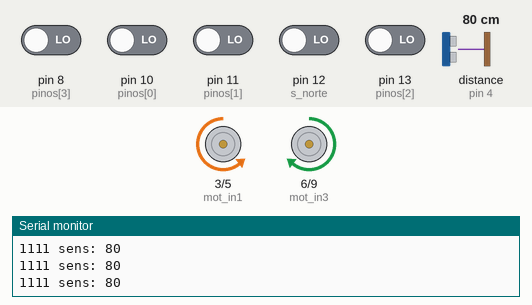
Bench run of a sketch on a simulated Arduino Uno, built with avr-gcc and run on an emulated ATmega328P. Shown: motor-driver pin pairs drawn as motors (green arrow = first pin HIGH = forward, orange = second pin HIGH = backward, longer = more drive), the last lines printed to the serial monitor. The test bench sets the inputs (shaded band); at power-on: pin 8 (pinos[3]), pin 10 (pinos[0]), pin 11 (pinos[1]), pin 12 (s_norte), pin 13 (pinos[2]) LOW, distance to the obstacle (sensor on pin 4) 80 cm. The echo pulse lasts 58.3 µs per cm.

Above: at 1.2 s.
1.3 s: pin 8 (pinos[3]) driven HIGH and pin 10 (pinos[0]) driven HIGH
At 2.2 s:
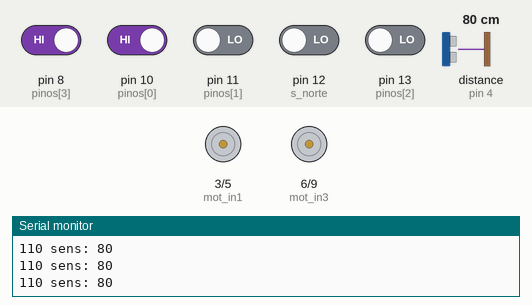
2.9 s: pin 13 (pinos[2]) driven HIGH
At 3.6 s:
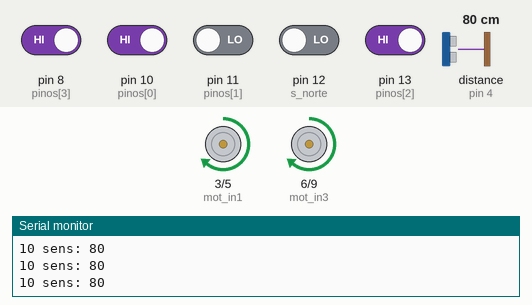
4.4 s: pin 11 (pinos[1]) driven HIGH
At 5.8 s:
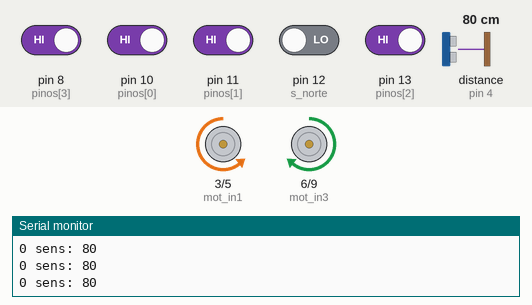
7.4 s: pin 13 (pinos[2]) driven LOW
At 8.0 s:
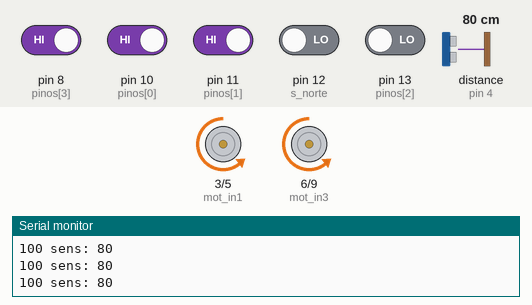
8.9 s: pin 8 (pinos[3]) driven LOW
At 10.1 s:
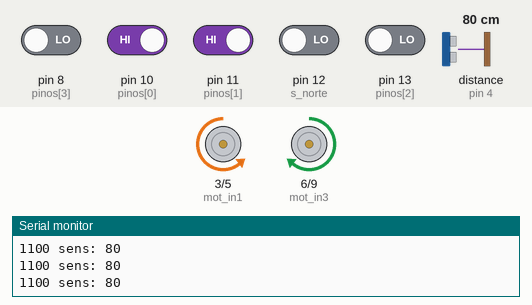
10.4 s: pin 8 (pinos[3]) driven HIGH
At 11.1 s:
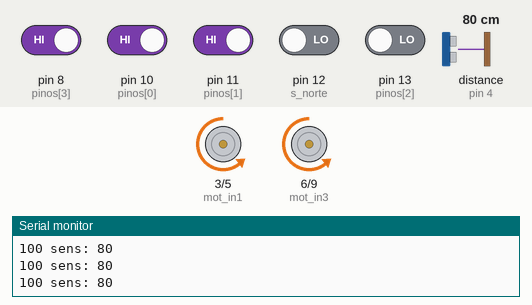
Timing chart, 0 to 13.4 s (numbered marks = the images above; inputs shaded):
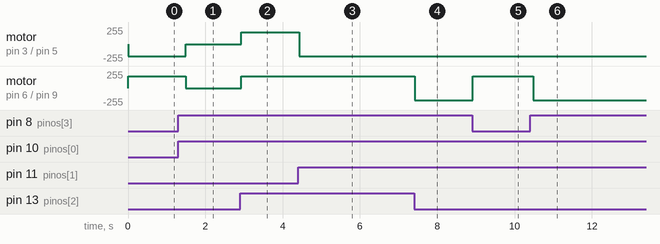

Measured:
- after the input at 1.3 s, motor on pin 3 (mot_in1) / pin 5 (mot_in2): backward 180/255 → stopped after 0.19 s; motor on pin 6 (mot_in3) / pin 9 (mot_in4): forward 180/255 → stopped after 0.19 s
- after the input at 2.9 s, motor on pin 3 (mot_in1) / pin 5 (mot_in2), motor on pin 6 (mot_in3) / pin 9 (mot_in4): stopped → forward 180/255 at once
- after the input at 4.4 s, motor on pin 3 (mot_in1) / pin 5 (mot_in2): forward 180/255 → backward 180/255 at once
- after the input at 7.4 s, motor on pin 6 (mot_in3) / pin 9 (mot_in4): forward 180/255 → backward 180/255 at once
- after the input at 8.9 s, motor on pin 6 (mot_in3) / pin 9 (mot_in4): backward 180/255 → forward 180/255 at once
- after the input at 10.4 s, motor on pin 6 (mot_in3) / pin 9 (mot_in4): forward 180/255 → backward 180/255 after 0.08 s

The sketch:

4_sensores_sem_verde.ino
```cpp
#include <Ultrasonic.h> //Incluindo a biblioteca do ultrasonic de erik simoes

// Definindo as portas dos sensores e da portas H
#define s_oeste 8     // cinza, OUT1
#define s_noroeste 13 // branco, OUT2
#define s_norte 12    // verde, OUT4
#define s_nordeste 11 // roxo, OUT3
#define s_leste 10    // verde, OUT5

// Motor 2 = esquerda; Motor 1 = direita
#define mot_in1 3 // amarelo, direita, tras
#define mot_in2 5 // branco, direita, frente
#define mot_in3 6 // laranja, esquerda, frente
#define mot_in4 9 // preto, esquerda, tras

// Usando array para colocar todos os pinos, coloquei os sensores em uma certa posição por causa do BitSwift em baixo
const int pinos[] = {10, 11, 13, 8, 12, 9, 6, 3, 5};

const int j = 180;       // PWM usado para a velocidade, min == 0 e max == 255
Ultrasonic sensor(7, 4); // trig == 7; echo == 4 | trig = amarel e ech = marrm

void setup()
{
  // Colocando os sensores como INPUT, e o resto como OUTPUT, tudo isso pelo array
  for (int i = 0; i < 5; i++)
    pinMode(pinos[i], INPUT);
  for (int i = 5; i < 9; i++)
    pinMode(pinos[i], OUTPUT);
  Serial.begin(9600);
}

// Inicio das funções, para cada caso, totalizando 6 funções diferente
void mot1_anti(int velo) // Função para o motor da esquerda girar no sentido anti horario com a velocidade variavel
{
  analogWrite(mot_in4, velo);
  analogWrite(mot_in3, 0);
}
void mot1_hor(int velo) // Função para o motor da esquerda girar no sentido horario com a velocidade variavel
{
  analogWrite(mot_in4, 0);
  analogWrite(mot_in3, velo);
}
void mot1_par() // Função para o motor da esquerda ficar parado
{
  analogWrite(mot_in4, 0);
  analogWrite(mot_in3, 0);
}

void mot2_anti(int velo) // Função para o motor da direita girar no sentido anti horario com a velocidade variavel
{
  analogWrite(mot_in2, 0);
  analogWrite(mot_in1, velo);
}
void mot2_hor(int velo) // Função para o motor da direita girar no sentido horario com a velocidade variavel
{
  analogWrite(mot_in2, velo);
  analogWrite(mot_in1, 0);
}
void mot2_par() // Função para o motor da direita ficar parado
{
  analogWrite(mot_in1, 0);
  analogWrite(mot_in2, 0);
}

void desv_d(int velo) // Função para o robo desviar pela direita o obstaculo
{
  mot1_par();
  mot2_par();
  delay(200);
  mot1_hor(velo);
  mot2_anti(velo);
  delay(800);
  // while(digitalRead(s_norte) == 1){
  mot1_hor(velo);
  mot2_hor(velo);
  delay(2100);
  mot1_anti(velo);
  mot2_hor(velo);
  delay(800);
  mot1_hor(velo);
  mot2_hor(velo);
  delay(2000);
  mot1_anti(velo);
  mot2_hor(velo);
  delay(800);
  //}
}

void loop()
{
  // Essa parte é o bitSwift, criar uma variavel leitura do tipo byte, porem a gente so usa os bits dessa varaivel, a quantidade de bits depende de quantos sensores estao usando
  byte leitura = 0; // Definir sempre 0 quando definir algo como o for abaixo
  for (int i = 0; i < 4; i++)
    leitura |= digitalRead(pinos[i]) << i; // Colocando as entrada da tabela da verdade usando um bitshift automatico, o valor do i depende dos sensores
  leitura = (~leitura) & (0b00001111);     // Colocando um inversor para que funcione com a tabela da verdade, pq o sensor dectectar no branco, AND uma mascara para ir so os bits que eu quero
  Serial.print(leitura, BIN);
  Serial.print(" sens: ");
  Serial.println(sensor.read());

  if (sensor.read() <= 18)
  { // Se o sensor dectar que esta 18cm de distancia ativa a função de desviar
    // desv_d(j);
  }

  // Condições que usa a melhor situação dos sensores, o bit mais da direita é o s_leste e o bit mais na esquerda é o s_oeste
  // Algumas tem if com OR por conta que eles fazem a mesma coisa na condição.
  // Condição de 0011 ou 1100: é o algoritimo de 90 graus, pensando que so vai ativar no 90
  if (leitura == 0b0000) // Condição 1
  {
    mot1_hor(j);
    mot2_hor(j);
  }
  else if ((leitura == 0b0010) /*| (leitura == 0b0001)*/) // Condição 2
  {
    mot1_hor(j);
    mot2_anti(j);
  }
  else if (leitura == 0b0011) // Condição 4
  {
    mot1_hor(j);
    mot2_hor(j);
    delay(200);
    while (digitalRead(s_norte) == 1)
    {
      mot1_hor(j);
      mot2_anti(j);
    }
    delay(100);
  }
  else if ((leitura == 0b0100) /*| (leitura == 0b1000)*/) // Condição 5
  {
    mot1_anti(j);
    mot2_hor(j);
  }
  else if ((leitura == 0b0110) | (leitura == 0b1001)) // Condição 6
  {
    mot1_par();
    mot2_par();
    delay(100);
  }
  else if (leitura == 0b1100) // Condição 7
  {
    mot1_hor(j);
    mot2_hor(j);
    delay(200);
    while (digitalRead(s_norte) == 1)
    {
      mot1_anti(j);
      mot2_hor(j);
    }
    delay(100);
  }
  else if (leitura == 0b1111)
  {
    mot1_hor(j);
    mot2_hor(j);
    delay(200);
  }
  /*
  LEMBRAR DAS VARIAVEIS COM ENCRUZILHADA
  COMO ELE VAI PARAR?
  */
}
```
